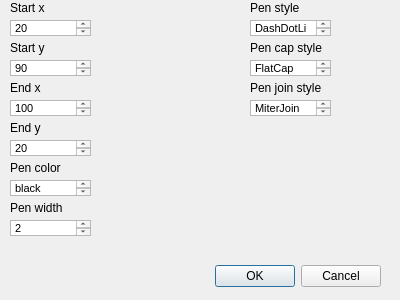
<?xml version="1.0" encoding="UTF-8"?>
<ui version="4.0">
 <class>addLineDetails</class>
 <widget class="QDialog" name="addLineDetails">
  <property name="geometry">
   <rect>
    <x>0</x>
    <y>0</y>
    <width>400</width>
    <height>300</height>
   </rect>
  </property>
  <property name="windowTitle">
   <string>Dialog</string>
  </property>
  <widget class="QDialogButtonBox" name="buttonBox">
   <property name="geometry">
    <rect>
     <x>40</x>
     <y>260</y>
     <width>341</width>
     <height>32</height>
    </rect>
   </property>
   <property name="orientation">
    <enum>Qt::Horizontal</enum>
   </property>
   <property name="standardButtons">
    <set>QDialogButtonBox::Cancel|QDialogButtonBox::Ok</set>
   </property>
  </widget>
  <widget class="QLabel" name="label_6">
   <property name="geometry">
    <rect>
     <x>10</x>
     <y>160</y>
     <width>81</width>
     <height>16</height>
    </rect>
   </property>
   <property name="text">
    <string>Pen color</string>
   </property>
  </widget>
  <widget class="QTextEdit" name="textEdit_8">
   <property name="geometry">
    <rect>
     <x>250</x>
     <y>60</y>
     <width>81</width>
     <height>16</height>
    </rect>
   </property>
   <property name="html">
    <string>&lt;!DOCTYPE HTML PUBLIC &quot;-//W3C//DTD HTML 4.0//EN&quot; &quot;http://www.w3.org/TR/REC-html40/strict.dtd&quot;&gt;
&lt;html&gt;&lt;head&gt;&lt;meta name=&quot;qrichtext&quot; content=&quot;1&quot; /&gt;&lt;style type=&quot;text/css&quot;&gt;
p, li { white-space: pre-wrap; }
&lt;/style&gt;&lt;/head&gt;&lt;body style=&quot; font-family:'MS Shell Dlg 2'; font-size:8.25pt; font-weight:400; font-style:normal;&quot;&gt;
&lt;p style=&quot; margin-top:0px; margin-bottom:0px; margin-left:0px; margin-right:0px; -qt-block-indent:0; text-indent:0px;&quot;&gt;FlatCap&lt;/p&gt;&lt;/body&gt;&lt;/html&gt;</string>
   </property>
  </widget>
  <widget class="QTextEdit" name="textEdit_9">
   <property name="geometry">
    <rect>
     <x>250</x>
     <y>100</y>
     <width>81</width>
     <height>16</height>
    </rect>
   </property>
   <property name="html">
    <string>&lt;!DOCTYPE HTML PUBLIC &quot;-//W3C//DTD HTML 4.0//EN&quot; &quot;http://www.w3.org/TR/REC-html40/strict.dtd&quot;&gt;
&lt;html&gt;&lt;head&gt;&lt;meta name=&quot;qrichtext&quot; content=&quot;1&quot; /&gt;&lt;style type=&quot;text/css&quot;&gt;
p, li { white-space: pre-wrap; }
&lt;/style&gt;&lt;/head&gt;&lt;body style=&quot; font-family:'MS Shell Dlg 2'; font-size:8.25pt; font-weight:400; font-style:normal;&quot;&gt;
&lt;p style=&quot; margin-top:0px; margin-bottom:0px; margin-left:0px; margin-right:0px; -qt-block-indent:0; text-indent:0px;&quot;&gt;MiterJoin&lt;/p&gt;&lt;/body&gt;&lt;/html&gt;</string>
   </property>
  </widget>
  <widget class="QLabel" name="label_3">
   <property name="geometry">
    <rect>
     <x>10</x>
     <y>80</y>
     <width>81</width>
     <height>16</height>
    </rect>
   </property>
   <property name="text">
    <string>End x</string>
   </property>
  </widget>
  <widget class="QTextEdit" name="textEdit_5">
   <property name="geometry">
    <rect>
     <x>10</x>
     <y>180</y>
     <width>81</width>
     <height>16</height>
    </rect>
   </property>
   <property name="html">
    <string>&lt;!DOCTYPE HTML PUBLIC &quot;-//W3C//DTD HTML 4.0//EN&quot; &quot;http://www.w3.org/TR/REC-html40/strict.dtd&quot;&gt;
&lt;html&gt;&lt;head&gt;&lt;meta name=&quot;qrichtext&quot; content=&quot;1&quot; /&gt;&lt;style type=&quot;text/css&quot;&gt;
p, li { white-space: pre-wrap; }
&lt;/style&gt;&lt;/head&gt;&lt;body style=&quot; font-family:'MS Shell Dlg 2'; font-size:8.25pt; font-weight:400; font-style:normal;&quot;&gt;
&lt;p style=&quot; margin-top:0px; margin-bottom:0px; margin-left:0px; margin-right:0px; -qt-block-indent:0; text-indent:0px;&quot;&gt;black&lt;/p&gt;&lt;/body&gt;&lt;/html&gt;</string>
   </property>
  </widget>
  <widget class="QTextEdit" name="textEdit_4">
   <property name="geometry">
    <rect>
     <x>10</x>
     <y>140</y>
     <width>81</width>
     <height>16</height>
    </rect>
   </property>
   <property name="html">
    <string>&lt;!DOCTYPE HTML PUBLIC &quot;-//W3C//DTD HTML 4.0//EN&quot; &quot;http://www.w3.org/TR/REC-html40/strict.dtd&quot;&gt;
&lt;html&gt;&lt;head&gt;&lt;meta name=&quot;qrichtext&quot; content=&quot;1&quot; /&gt;&lt;style type=&quot;text/css&quot;&gt;
p, li { white-space: pre-wrap; }
&lt;/style&gt;&lt;/head&gt;&lt;body style=&quot; font-family:'MS Shell Dlg 2'; font-size:8.25pt; font-weight:400; font-style:normal;&quot;&gt;
&lt;p style=&quot; margin-top:0px; margin-bottom:0px; margin-left:0px; margin-right:0px; -qt-block-indent:0; text-indent:0px;&quot;&gt;20&lt;/p&gt;&lt;/body&gt;&lt;/html&gt;</string>
   </property>
  </widget>
  <widget class="QLabel" name="label_4">
   <property name="geometry">
    <rect>
     <x>10</x>
     <y>120</y>
     <width>81</width>
     <height>16</height>
    </rect>
   </property>
   <property name="text">
    <string>End y</string>
   </property>
  </widget>
  <widget class="QTextEdit" name="textEdit_3">
   <property name="geometry">
    <rect>
     <x>10</x>
     <y>100</y>
     <width>81</width>
     <height>16</height>
    </rect>
   </property>
   <property name="html">
    <string>&lt;!DOCTYPE HTML PUBLIC &quot;-//W3C//DTD HTML 4.0//EN&quot; &quot;http://www.w3.org/TR/REC-html40/strict.dtd&quot;&gt;
&lt;html&gt;&lt;head&gt;&lt;meta name=&quot;qrichtext&quot; content=&quot;1&quot; /&gt;&lt;style type=&quot;text/css&quot;&gt;
p, li { white-space: pre-wrap; }
&lt;/style&gt;&lt;/head&gt;&lt;body style=&quot; font-family:'MS Shell Dlg 2'; font-size:8.25pt; font-weight:400; font-style:normal;&quot;&gt;
&lt;p style=&quot; margin-top:0px; margin-bottom:0px; margin-left:0px; margin-right:0px; -qt-block-indent:0; text-indent:0px;&quot;&gt;100&lt;/p&gt;&lt;/body&gt;&lt;/html&gt;</string>
   </property>
  </widget>
  <widget class="QTextEdit" name="textEdit_7">
   <property name="geometry">
    <rect>
     <x>250</x>
     <y>20</y>
     <width>81</width>
     <height>16</height>
    </rect>
   </property>
   <property name="html">
    <string>&lt;!DOCTYPE HTML PUBLIC &quot;-//W3C//DTD HTML 4.0//EN&quot; &quot;http://www.w3.org/TR/REC-html40/strict.dtd&quot;&gt;
&lt;html&gt;&lt;head&gt;&lt;meta name=&quot;qrichtext&quot; content=&quot;1&quot; /&gt;&lt;style type=&quot;text/css&quot;&gt;
p, li { white-space: pre-wrap; }
&lt;/style&gt;&lt;/head&gt;&lt;body style=&quot; font-family:'MS Shell Dlg 2'; font-size:8.25pt; font-weight:400; font-style:normal;&quot;&gt;
&lt;p style=&quot; margin-top:0px; margin-bottom:0px; margin-left:0px; margin-right:0px; -qt-block-indent:0; text-indent:0px;&quot;&gt;DashDotLine&lt;/p&gt;&lt;/body&gt;&lt;/html&gt;</string>
   </property>
  </widget>
  <widget class="QLabel" name="label_2">
   <property name="geometry">
    <rect>
     <x>10</x>
     <y>40</y>
     <width>81</width>
     <height>16</height>
    </rect>
   </property>
   <property name="text">
    <string>Start y</string>
   </property>
  </widget>
  <widget class="QLabel" name="label_10">
   <property name="geometry">
    <rect>
     <x>250</x>
     <y>80</y>
     <width>81</width>
     <height>16</height>
    </rect>
   </property>
   <property name="text">
    <string>Pen join style</string>
   </property>
  </widget>
  <widget class="QTextEdit" name="textEdit_6">
   <property name="geometry">
    <rect>
     <x>10</x>
     <y>220</y>
     <width>81</width>
     <height>16</height>
    </rect>
   </property>
   <property name="html">
    <string>&lt;!DOCTYPE HTML PUBLIC &quot;-//W3C//DTD HTML 4.0//EN&quot; &quot;http://www.w3.org/TR/REC-html40/strict.dtd&quot;&gt;
&lt;html&gt;&lt;head&gt;&lt;meta name=&quot;qrichtext&quot; content=&quot;1&quot; /&gt;&lt;style type=&quot;text/css&quot;&gt;
p, li { white-space: pre-wrap; }
&lt;/style&gt;&lt;/head&gt;&lt;body style=&quot; font-family:'MS Shell Dlg 2'; font-size:8.25pt; font-weight:400; font-style:normal;&quot;&gt;
&lt;p style=&quot; margin-top:0px; margin-bottom:0px; margin-left:0px; margin-right:0px; -qt-block-indent:0; text-indent:0px;&quot;&gt;2&lt;/p&gt;&lt;/body&gt;&lt;/html&gt;</string>
   </property>
  </widget>
  <widget class="QTextEdit" name="textEdit">
   <property name="geometry">
    <rect>
     <x>10</x>
     <y>20</y>
     <width>81</width>
     <height>16</height>
    </rect>
   </property>
   <property name="html">
    <string>&lt;!DOCTYPE HTML PUBLIC &quot;-//W3C//DTD HTML 4.0//EN&quot; &quot;http://www.w3.org/TR/REC-html40/strict.dtd&quot;&gt;
&lt;html&gt;&lt;head&gt;&lt;meta name=&quot;qrichtext&quot; content=&quot;1&quot; /&gt;&lt;style type=&quot;text/css&quot;&gt;
p, li { white-space: pre-wrap; }
&lt;/style&gt;&lt;/head&gt;&lt;body style=&quot; font-family:'MS Shell Dlg 2'; font-size:8.25pt; font-weight:400; font-style:normal;&quot;&gt;
&lt;p style=&quot; margin-top:0px; margin-bottom:0px; margin-left:0px; margin-right:0px; -qt-block-indent:0; text-indent:0px;&quot;&gt;20&lt;/p&gt;&lt;/body&gt;&lt;/html&gt;</string>
   </property>
  </widget>
  <widget class="QLabel" name="label">
   <property name="geometry">
    <rect>
     <x>10</x>
     <y>0</y>
     <width>81</width>
     <height>16</height>
    </rect>
   </property>
   <property name="text">
    <string>Start x</string>
   </property>
  </widget>
  <widget class="QTextEdit" name="textEdit_2">
   <property name="geometry">
    <rect>
     <x>10</x>
     <y>60</y>
     <width>81</width>
     <height>16</height>
    </rect>
   </property>
   <property name="html">
    <string>&lt;!DOCTYPE HTML PUBLIC &quot;-//W3C//DTD HTML 4.0//EN&quot; &quot;http://www.w3.org/TR/REC-html40/strict.dtd&quot;&gt;
&lt;html&gt;&lt;head&gt;&lt;meta name=&quot;qrichtext&quot; content=&quot;1&quot; /&gt;&lt;style type=&quot;text/css&quot;&gt;
p, li { white-space: pre-wrap; }
&lt;/style&gt;&lt;/head&gt;&lt;body style=&quot; font-family:'MS Shell Dlg 2'; font-size:8.25pt; font-weight:400; font-style:normal;&quot;&gt;
&lt;p style=&quot; margin-top:0px; margin-bottom:0px; margin-left:0px; margin-right:0px; -qt-block-indent:0; text-indent:0px;&quot;&gt;90&lt;/p&gt;&lt;/body&gt;&lt;/html&gt;</string>
   </property>
  </widget>
  <widget class="QLabel" name="label_8">
   <property name="geometry">
    <rect>
     <x>250</x>
     <y>0</y>
     <width>81</width>
     <height>16</height>
    </rect>
   </property>
   <property name="text">
    <string>Pen style</string>
   </property>
  </widget>
  <widget class="QLabel" name="label_9">
   <property name="geometry">
    <rect>
     <x>250</x>
     <y>40</y>
     <width>81</width>
     <height>16</height>
    </rect>
   </property>
   <property name="text">
    <string>Pen cap style</string>
   </property>
  </widget>
  <widget class="QLabel" name="label_7">
   <property name="geometry">
    <rect>
     <x>10</x>
     <y>200</y>
     <width>81</width>
     <height>16</height>
    </rect>
   </property>
   <property name="text">
    <string>Pen width</string>
   </property>
  </widget>
 </widget>
 <resources/>
 <connections>
  <connection>
   <sender>buttonBox</sender>
   <signal>accepted()</signal>
   <receiver>addLineDetails</receiver>
   <slot>accept()</slot>
   <hints>
    <hint type="sourcelabel">
     <x>248</x>
     <y>254</y>
    </hint>
    <hint type="destinationlabel">
     <x>157</x>
     <y>274</y>
    </hint>
   </hints>
  </connection>
  <connection>
   <sender>buttonBox</sender>
   <signal>rejected()</signal>
   <receiver>addLineDetails</receiver>
   <slot>reject()</slot>
   <hints>
    <hint type="sourcelabel">
     <x>316</x>
     <y>260</y>
    </hint>
    <hint type="destinationlabel">
     <x>286</x>
     <y>274</y>
    </hint>
   </hints>
  </connection>
 </connections>
</ui>
